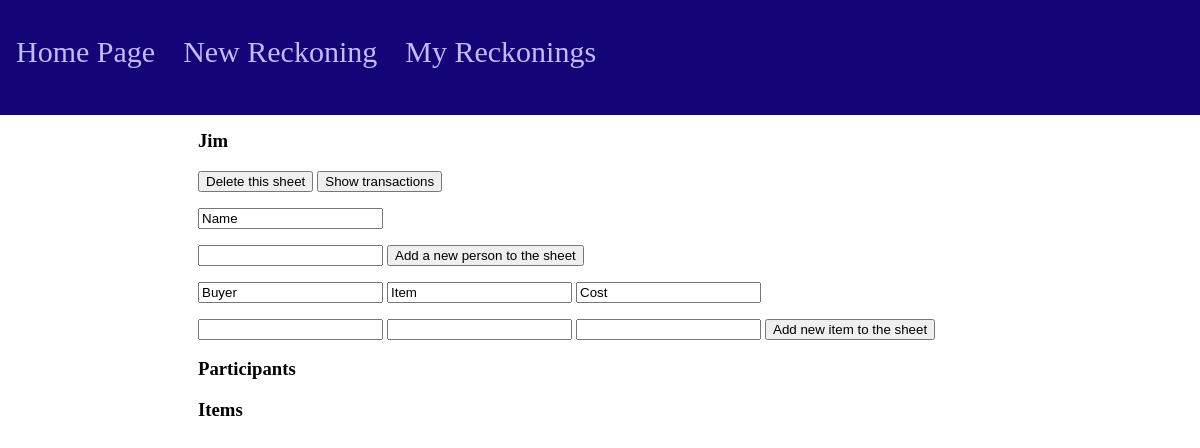
The page /reckon/Jim on the database as committed earlier.
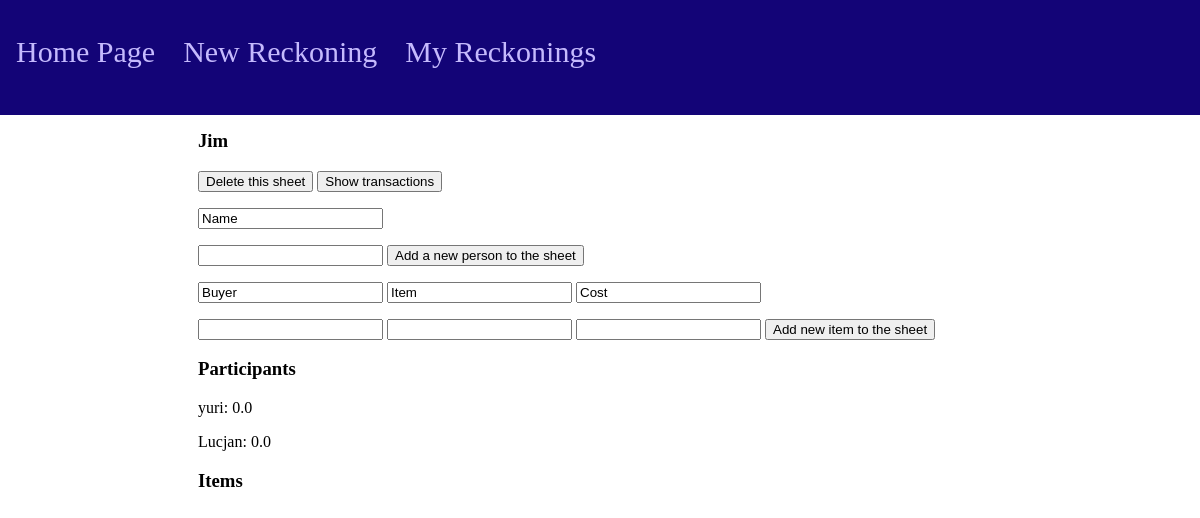
The same page on the database as committed later.
### main/models.py (models this page shows)
class Person(models.Model):
    sheet = models.ForeignKey(Sheet, on_delete=models.CASCADE)
    name = models.CharField(max_length=20)
    balance = models.FloatField(default=0)
    def __str__(self):
        return self.name

### main/views.py (the view)
# urls.py: path('reckon/<str:name>', views.reckon, name="reckon"), #given reckoning page
def reckon(response, name):
    if response.method == 'POST':
        if response.POST.get("delete"):
            view = Sheet.objects.get(name=response.POST.get("delete"))
            view.delete()
            return HttpResponseRedirect('/sheets/', {})
        elif response.POST.get("addperson"):
            view = Sheet.objects.get(name=response.POST.get("addperson"))
            if response.POST.get("data"):
                person = Person(sheet=view, name=response.POST.get("data"))
                print(person)
                person.save()
            return HttpResponseRedirect('/sheets/', {})
        elif response.POST.get("additem"):
            view = Sheet.objects.get(name=response.POST.get("additem"))
            postItem = response.POST.get("item")
            postPay = response.POST.get("pay")
            postValue = float("{:.2f}".format(float(response.POST.get("value"))))
            if postItem and postPay and postValue:
                if Person.objects.filter(sheet=view, name=postPay).exists():
                    new_item = Item(sheet=view, person=Person.objects.get(sheet=view, name=postPay), name=postItem, value=postValue)
                    print(new_item)
                    test = Person.objects.get(sheet=view, name=postPay)
                    test.balance -= postValue
                    test.save()
                    new_item.save()
                else:
                    newPerson = Person(sheet=view, name=postPay, balance=-postValue)
                    print(newPerson)
                    newPerson.save()
                    new_item = Item(sheet=view, person=newPerson, name=postItem, value=postValue)
                    print(new_item)
                    new_item.save()
            return HttpResponseRedirect('/reckon/{}/{}'.format(view.name, postItem))
        elif response.POST.get("show"):
            view = Sheet.objects.get(name=response.POST.get("show"))
            return HttpResponseRedirect('/{}/transactions'.format(view.name))
        else:
            return HttpResponseRedirect('/', {})
    else:
        view = Sheet.objects.get(name=name)
        print(view)
        people = [i for i in Person.objects.filter(sheet=view)]
        items = [i for i in Item.objects.filter(sheet=view)]
        return render(response, "main/reckon.html", {"view": view, "people": people, "items": items})

### main/models.py (called while the page is built)
    def __str__(self):
        return self.name

### main/templates/main/reckon.html (shortened to what this page needs)
{% extends 'main/base.html' %}
{% block content %}
    <h3>{{view.name}}</h3>
    <div>
        <form method="post", action="/reckon/{{view.name}}">
            <button type="submit", name="delete", value="{{view.name}}">Delete this sheet</button>
            <button type="submit", name="show", value="{{view.name}}">Show transactions</button>
            <div>
                <p>
                    <input type="text" readonly="readonly" width="40" value="Name">
                </p>
                <p>
                    <input type="text", name="data">
                    <button type="submit", name="addperson", value="{{view.name}}">Add a new person to the sheet</button>
                </p>
                <div>
                    <input type="text" readonly="readonly" width="40" value="Buyer">
                    <input type="text" readonly="readonly" width="40" value="Item">
                    <input type="text" readonly="readonly" width="40" value="Cost">
                </div>
                <p>
                    <input list="participants" name="pay" width="40">
                    <input type="text", name="item" width="40">
                    <input type="text", name="value" width="40">
                    <button type="submit", name="additem", value="{{view.name}}">Add new item to the sheet</button>
                </p>
            </div>
            <div>
                <h3>Participants</h3>
                {% for i in people %}
                    <p>{{i.name}}: {{i.balance}}</p>
                {% endfor %}
            </div>
            <div>
                <h3>Items</h3>
            </div>
        </form>
    </div>
{% endblock content %}

Rows that differ between the two databases and show on the page:
added Person: name "yuri", balance "0.0"
added Person: name "Lucjan", balance "0.0"
